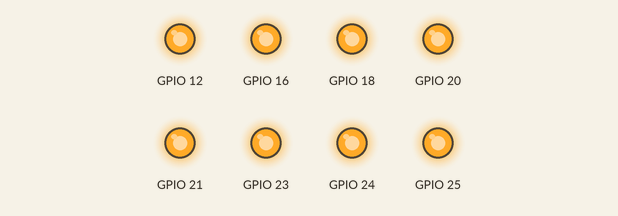
This program was run on a simulated Raspberry Pi (BCM pin numbers). On the bench: output pins drawn as LEDs (lit = HIGH). What the program prints to the terminal is not drawn. At 0.0 s the program stops and its outputs stay as they are.

Above: at 0.1 s.
Timing chart, 0 to 1.5 s (numbered marks = the images above):
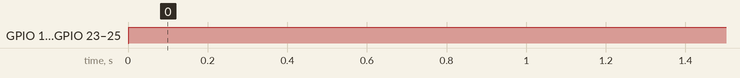

Measured:
- by itself, GPIO 12, GPIO 16, GPIO 18, GPIO 20, GPIO 21, GPIO 23–25: LOW → HIGH at 0.00 s

The program:

relay_on.py
```python
import RPi.GPIO as GPIO

GPIO.setmode(GPIO.BCM)
GPIO.setwarnings(False)
GPIO.setup(18,GPIO.OUT)
GPIO.setup(23,GPIO.OUT)
GPIO.setup(24,GPIO.OUT)
GPIO.setup(25,GPIO.OUT)
GPIO.setup(12,GPIO.OUT)
GPIO.setup(16,GPIO.OUT)
GPIO.setup(20,GPIO.OUT)
GPIO.setup(21,GPIO.OUT)
print "Relay1 on"
GPIO.output(18,GPIO.HIGH)
print "Relay2 on"
GPIO.output(23,GPIO.HIGH)
print "Relay3 on"
GPIO.output(24,GPIO.HIGH)
print "Relay4 on"
GPIO.output(25,GPIO.HIGH)
print "Relay5 on"
GPIO.output(12,GPIO.HIGH)
print "Relay6 on"
GPIO.output(16,GPIO.HIGH)
print "Relay7 on"
GPIO.output(20,GPIO.HIGH)
print "Relay8 on"
GPIO.output(21,GPIO.HIGH)
```
